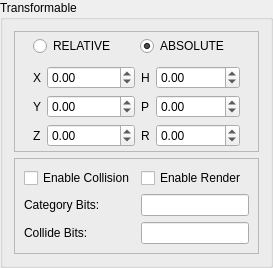
         <widget class="QGroupBox" name="transformableGroupBox" >
          <property name="enabled" >
           <bool>true</bool>
          </property>
          <property name="sizePolicy" >
           <sizepolicy vsizetype="Maximum" hsizetype="Preferred" >
            <horstretch>0</horstretch>
            <verstretch>0</verstretch>
           </sizepolicy>
          </property>
          <property name="title" >
           <string>Transformable</string>
          </property>
          <property name="checkable" >
           <bool>false</bool>
          </property>
          <layout class="QVBoxLayout" name="verticalLayout" >
           <item>
            <widget class="QFrame" name="frame_3" >
             <property name="frameShape" >
              <enum>QFrame::StyledPanel</enum>
             </property>
             <layout class="QVBoxLayout" name="verticalLayout_2" >
              <property name="topMargin" >
               <number>2</number>
              </property>
              <property name="bottomMargin" >
               <number>2</number>
              </property>
              <item>
               <widget class="QWidget" native="1" name="widget" >
                <layout class="QHBoxLayout" name="horizontalLayout_3" >
                 <property name="topMargin" >
                  <number>2</number>
                 </property>
                 <property name="bottomMargin" >
                  <number>2</number>
                 </property>
                 <item>
                  <widget class="QRadioButton" name="transRELRadioButton" >
                   <property name="text" >
                    <string>RELATIVE</string>
                   </property>
                  </widget>
                 </item>
                 <item>
                  <widget class="QRadioButton" name="transABSRadioButton" >
                   <property name="text" >
                    <string>ABSOLUTE</string>
                   </property>
                   <property name="checked" >
                    <bool>true</bool>
                   </property>
                  </widget>
                 </item>
                </layout>
               </widget>
              </item>
              <item>
               <widget class="QFrame" name="frame_2" >
                <property name="frameShape" >
                 <enum>QFrame::NoFrame</enum>
                </property>
                <property name="frameShadow" >
                 <enum>QFrame::Raised</enum>
                </property>
                <layout class="QGridLayout" name="gridLayout_3" >
                 <property name="topMargin" >
                  <number>2</number>
                 </property>
                 <property name="bottomMargin" >
                  <number>2</number>
                 </property>
                 <item row="2" column="5" >
                  <widget class="QLabel" name="label_7" >
                   <property name="sizePolicy" >
                    <sizepolicy vsizetype="Preferred" hsizetype="Fixed" >
                     <horstretch>0</horstretch>
                     <verstretch>0</verstretch>
                    </sizepolicy>
                   </property>
                   <property name="text" >
                    <string>R</string>
                   </property>
                  </widget>
                 </item>
                 <item row="0" column="5" >
                  <widget class="QLabel" name="label_5" >
                   <property name="sizePolicy" >
                    <sizepolicy vsizetype="Preferred" hsizetype="Fixed" >
                     <horstretch>0</horstretch>
                     <verstretch>0</verstretch>
                    </sizepolicy>
                   </property>
                   <property name="text" >
                    <string>H</string>
                   </property>
                  </widget>
                 </item>
                 <item row="0" column="2" >
                  <widget class="QLabel" name="label_2" >
                   <property name="sizePolicy" >
                    <sizepolicy vsizetype="Preferred" hsizetype="Fixed" >
                     <horstretch>0</horstretch>
                     <verstretch>0</verstretch>
                    </sizepolicy>
                   </property>
                   <property name="text" >
                    <string>X</string>
                   </property>
                  </widget>
                 </item>
                 <item row="1" column="2" >
                  <widget class="QLabel" name="label_3" >
                   <property name="sizePolicy" >
                    <sizepolicy vsizetype="Preferred" hsizetype="Fixed" >
                     <horstretch>0</horstretch>
                     <verstretch>0</verstretch>
                    </sizepolicy>
                   </property>
                   <property name="text" >
                    <string>Y</string>
                   </property>
                  </widget>
                 </item>
                 <item row="1" column="5" >
                  <widget class="QLabel" name="label_6" >
                   <property name="sizePolicy" >
                    <sizepolicy vsizetype="Preferred" hsizetype="Fixed" >
                     <horstretch>0</horstretch>
                     <verstretch>0</verstretch>
                    </sizepolicy>
                   </property>
                   <property name="text" >
                    <string>P</string>
                   </property>
                  </widget>
                 </item>
                 <item row="2" column="2" >
                  <widget class="QLabel" name="label_4" >
                   <property name="sizePolicy" >
                    <sizepolicy vsizetype="Preferred" hsizetype="Fixed" >
                     <horstretch>0</horstretch>
                     <verstretch>0</verstretch>
                    </sizepolicy>
                   </property>
                   <property name="text" >
                    <string>Z</string>
                   </property>
                  </widget>
                 </item>
                 <item row="0" column="3" >
                  <widget class="QDoubleSpinBox" name="transXEdit" >
                   <property name="minimum" >
                    <double>-999999.000000000000000</double>
                   </property>
                   <property name="maximum" >
                    <double>999999.000000000000000</double>
                   </property>
                  </widget>
                 </item>
                 <item row="0" column="6" >
                  <widget class="QDoubleSpinBox" name="transHEdit" >
                   <property name="minimum" >
                    <double>-360.000000000000000</double>
                   </property>
                   <property name="maximum" >
                    <double>360.000000000000000</double>
                   </property>
                  </widget>
                 </item>
                 <item row="1" column="6" >
                  <widget class="QDoubleSpinBox" name="transPEdit" >
                   <property name="minimum" >
                    <double>-360.000000000000000</double>
                   </property>
                   <property name="maximum" >
                    <double>360.000000000000000</double>
                   </property>
                  </widget>
                 </item>
                 <item row="2" column="6" >
                  <widget class="QDoubleSpinBox" name="transREdit" >
                   <property name="minimum" >
                    <double>-360.000000000000000</double>
                   </property>
                   <property name="maximum" >
                    <double>360.000000000000000</double>
                   </property>
                  </widget>
                 </item>
                 <item row="1" column="3" >
                  <widget class="QDoubleSpinBox" name="transYEdit" >
                   <property name="minimum" >
                    <double>-999999.000000000000000</double>
                   </property>
                   <property name="maximum" >
                    <double>999999.000000000000000</double>
                   </property>
                  </widget>
                 </item>
                 <item row="2" column="3" >
                  <widget class="QDoubleSpinBox" name="transZEdit" >
                   <property name="minimum" >
                    <double>-999999.000000000000000</double>
                   </property>
                   <property name="maximum" >
                    <double>999999.000000000000000</double>
                   </property>
                  </widget>
                 </item>
                </layout>
               </widget>
              </item>
             </layout>
            </widget>
           </item>
           <item>
            <widget class="QFrame" name="frame" >
             <property name="frameShape" >
              <enum>QFrame::StyledPanel</enum>
             </property>
             <property name="frameShadow" >
              <enum>QFrame::Plain</enum>
             </property>
             <layout class="QGridLayout" name="gridLayout_5" >
              <item row="0" column="0" >
               <widget class="QCheckBox" name="transCollisionToggle" >
                <property name="toolTip" >
                 <string>Enable Collision Detection</string>
                </property>
                <property name="text" >
                 <string>Enable Collision</string>
                </property>
               </widget>
              </item>
              <item row="0" column="2" >
               <widget class="QCheckBox" name="transRenderToggle" >
                <property name="toolTip" >
                 <string>Render the assigned collision shape</string>
                </property>
                <property name="text" >
                 <string>Enable Render</string>
                </property>
               </widget>
              </item>
              <item row="1" column="0" >
               <widget class="QLabel" name="label_16" >
                <property name="text" >
                 <string>Category Bits:</string>
                </property>
               </widget>
              </item>
              <item row="2" column="0" >
               <widget class="QLabel" name="label_17" >
                <property name="text" >
                 <string>Collide Bits:</string>
                </property>
               </widget>
              </item>
              <item row="1" column="2" >
               <widget class="QLineEdit" name="transCategoryEdit" >
                <property name="text" >
                 <string/>
                </property>
                <property name="maxLength" >
                 <number>32767</number>
                </property>
               </widget>
              </item>
              <item row="2" column="2" >
               <widget class="QLineEdit" name="transCollideEdit" >
                <property name="text" >
                 <string/>
                </property>
               </widget>
              </item>
             </layout>
            </widget>
           </item>
          </layout>
          <zorder>frame</zorder>
          <zorder>frame_3</zorder>
         </widget>
